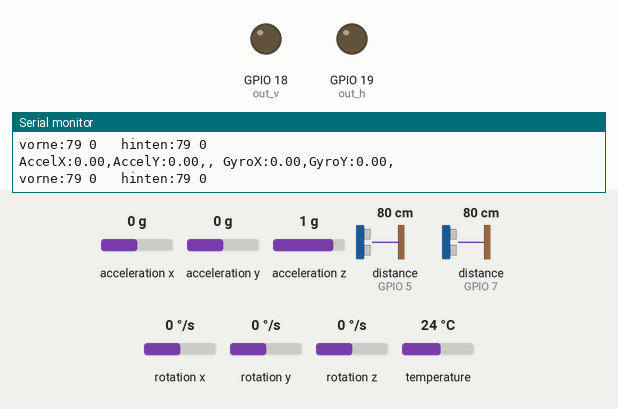
Bench run of a sketch on a simulated ESP32-S3. On the bench: output pins drawn as LEDs (lit = HIGH), the last lines printed to the serial monitor. Wiring (inferred from the names in the program): 2 × ultrasonic range finder: trigger GPIO 4, echo GPIO 5 / trigger GPIO 6, echo GPIO 7. Inputs (shaded band) come from the test bench; at power-on: distance to the obstacle (sensors on GPIO 5, GPIO 7) 80 cm, acceleration x 0 g, acceleration y 0 g, acceleration z 1 g, rotation x 0 °/s, rotation y 0 °/s, rotation z 0 °/s, temperature 24 °C. The echo pulse lasts 58.3 µs per cm; nothing arrives over Bluetooth unless stated; a phone connects over Bluetooth LE 3 s after start; pins used as bus, display or sensor lines are not drawn.

Above: at 1.2 s.
1.3 s: distance to the obstacle (sensor on GPIO 5) set to 18 cm
2.8 s: distance to the obstacle (sensor on GPIO 5) set to 14 cm
At 4.4 s:
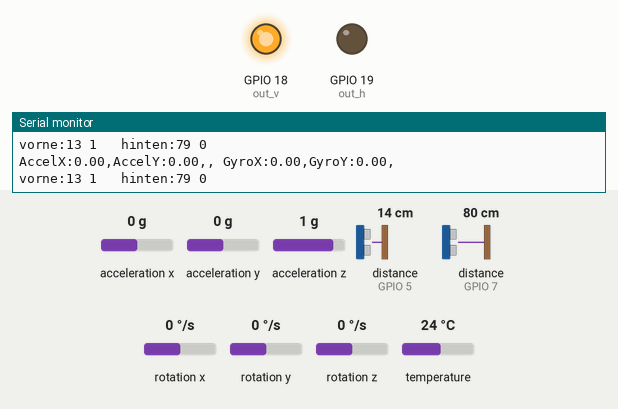
4.7 s: distance to the obstacle (sensor on GPIO 7) set to 35 cm
6.2 s: distance to the obstacle (sensor on GPIO 7) set to 31 cm
At 7.7 s:
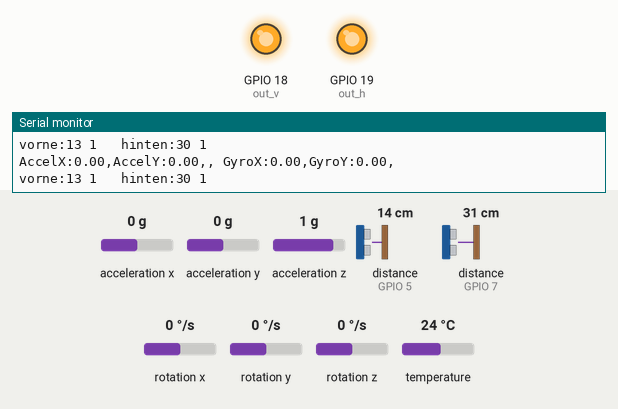
8.0 s: distance to the obstacle (sensor on GPIO 5) set to 35 cm
At 9.4 s:
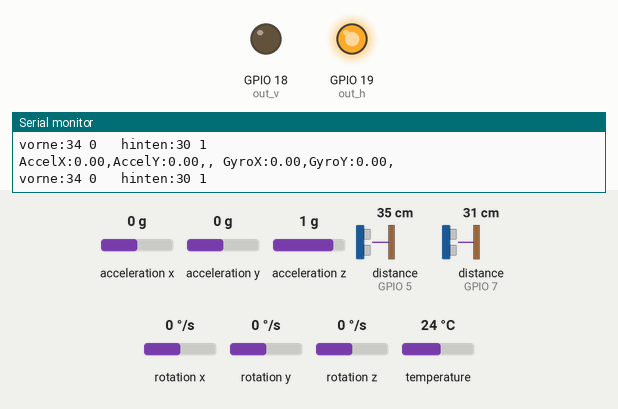
9.7 s: distance to the obstacle (sensor on GPIO 5) set to 2 cm
At 11.2 s:
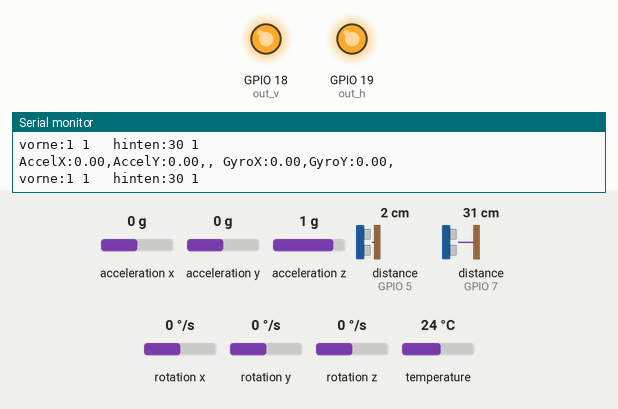
Timing chart, 0 to 12.3 s (numbered marks = the images above; inputs shaded):
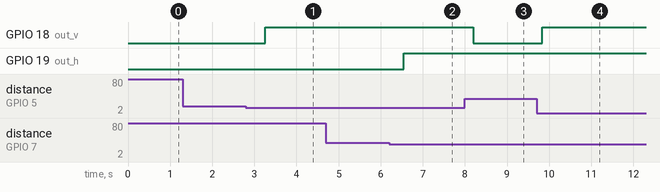

Measured:
- the behaviour switches between 16 and 15 cm on distance to the obstacle (sensor on GPIO 5) (found by bisection; images 0 and 1)
- the behaviour switches between 34 and 33 cm on distance to the obstacle (sensor on GPIO 7) (found by bisection; images 1 and 2)
- after the input at 2.8 s, GPIO 18 (out_v): LOW → HIGH after 0.46 s
- after the input at 6.2 s, GPIO 19 (out_h): LOW → HIGH after 0.35 s
- after the input at 8.0 s, GPIO 18 (out_v): HIGH → LOW after 0.20 s
- after the input at 9.7 s, GPIO 18 (out_v): LOW → HIGH after 0.14 s

The sketch:

BLE_Interface.ino
```cpp
//ultrasonic sensor front
#define trigPin_v  4
#define echoPin_v  5

//ultrasonic sensor back
#define trigPin_h 6
#define echoPin_h 7

//output pin for group "Driving"
#define out_v   18
#define out_h 19

void setup() {
  // put your setup code here, to run once:
  broadcast_Setup();
  GY521_Setup();
  HC_SR04_Setup();
  Serial.begin(2400);
}

void loop() {
  // put your main code here, to run repeatedly:
  broadcast_SM();
  GY521_getSensorData();
  delay(5);
  HC_SR04_getSensorData();
}
```

BLE_BroadcastSERVER.ino
```cpp
#include <Arduino.h>
#include <BLEDevice.h>
#include <BLEUtils.h>
#include <BLEServer.h>
#include <BLE2902.h>

#define potPin 34
#define SERVICE_UUID "87d3e047-840a-4db5-8427-74085e62c4fa"
#define APP_CHARACTERISTIC_UUID "c488982d-59bc-4cdc-a991-76c004c1b279"
#define SENSOR_CHARACTERISTIC_UUID "2130eca3-8769-4b9a-8873-709c6a0d8997"
#define DEVICE_NAME "On Board"

using namespace std;

std::string message;
std::string speed_horizontal;
std::string speed_vertical;
BLEServer *pServer = NULL;
boolean deviceConnected;

class MyServerCallbacks : public BLEServerCallbacks
{
  void onConnect(BLEServer *pServer)
  {
    deviceConnected = true;
  };

  void onDisconnect(BLEServer *pServer)
  {
    deviceConnected = false;
  };
};

BLECharacteristic *pApp_Characteristic;
BLECharacteristic *pSensor_Characteristic;

void broadcast_Setup()
{
  message = "";
  speed_horizontal ="";
  speed_vertical = "";
  Serial.begin(115200);
  BLEDevice::init(DEVICE_NAME);

  // server one
  pServer = BLEDevice::createServer();
  pServer->setCallbacks(new MyServerCallbacks());

  // service one
  BLEService *pAppService = pServer->createService(SERVICE_UUID);
  pApp_Characteristic = pAppService->createCharacteristic(
      APP_CHARACTERISTIC_UUID,
      BLECharacteristic::PROPERTY_NOTIFY);

  pApp_Characteristic->addDescriptor(new BLE2902());
  pAppService->start();

  // service two
  BLEService *pSensorService = pServer->createService(SERVICE_UUID);
  pSensor_Characteristic = pSensorService->createCharacteristic(
                      BLEUUID(SENSOR_CHARACTERISTIC_UUID),
                      BLECharacteristic::PROPERTY_WRITE
                    );

  pSensor_Characteristic->setCallbacks(new BLECharacteristicCallbacks());

  pSensorService->start();
}

void broadcast_SM()
{
  message = "["+speed_horizontal + ","+ speed_vertical + "]";
  if (!deviceConnected)
  {
    pServer->getAdvertising()->start();
  }

  if (deviceConnected)
  {
    pApp_Characteristic->setValue(message);
    pApp_Characteristic->notify();
  }
  delay(500);
}

void broadcast_setMessage(std::string inMessage){
  message = inMessage;
}

void set_horizontal_acc(std::string x){
  speed_horizontal = x;
}

void set_vertical_acc(std::string x){
  speed_vertical = x;
}
```

GY521.ino
```cpp
#include <Adafruit_MPU6050.h>
#include <Adafruit_Sensor.h>
#include <Wire.h>

Adafruit_MPU6050 mpu;
struct direction
{
  bool right;
  bool left;
  bool front;
  bool back;
};

void GY521_Setup()
{
   while (!Serial)
    delay(10); // will pause Zero, Leonardo, etc until serial console opens

  Wire.begin(9, 8);
  Serial.println("Adafruit MPU6050 test!");

  // Try to initialize!
  if (!mpu.begin())
  {
    Serial.println("Failed to find MPU6050 chip");
    while (1)
    {
      delay(10);
    }
  }
  Serial.println("MPU6050 Found!");
}

void GY521_getSensorData()
{
  direction mydirection;
  sensors_event_t a, g, temp;
  mpu.getEvent(&a, &g, &temp);

  if(a.acceleration.x>=0)
  {
    mydirection.right = true;
    mydirection.left = false;

  }
  if(a.acceleration.x <0 )
  {
    mydirection.left = true;
    mydirection.right = false;

  }
  if(a.acceleration.y >= 0)
  {
    mydirection.front = true;
    mydirection.back = false;

  }
   if(a.acceleration.y < 0)
  {
    mydirection.front = false;
    mydirection.back = true;

  }
   /* Print out the values for debugging */
  Serial.print("AccelX:");
  Serial.print(a.acceleration.x);
  Serial.print(",");
  Serial.print("AccelY:");
  Serial.print(a.acceleration.y);
  Serial.print(",");

  Serial.print(", ");
  Serial.print("GyroX:");
  Serial.print(g.gyro.x);
  Serial.print(",");
  Serial.print("GyroY:");
  Serial.print(g.gyro.y);
  Serial.print(",");

  Serial.println("");

  delay(10);
}
```

HC-SR04.ino
```cpp
void HC_SR04_Setup()
{
  pinMode(trigPin_v, OUTPUT);
  pinMode(echoPin_v, INPUT);
  pinMode(trigPin_h, OUTPUT);
  pinMode(echoPin_h, INPUT);

  pinMode(out_v, OUTPUT);
  pinMode(out_h, OUTPUT);
}

int getDistance_in_cm(int trigPin, int echoPin)
{
  long duration;
  int distance;

  // Clears the trigPin
  digitalWrite(trigPin, LOW);
  delayMicroseconds(2);

  // Sets the trigPin on HIGH state for 10 micro seconds
  digitalWrite(trigPin, HIGH);
  delayMicroseconds(10);

  // Sends US
  digitalWrite(trigPin, LOW);

  // Reads the echoPin, returns the sound wave travel time in microseconds
  duration = pulseIn(echoPin, HIGH);

  // Calculating the distance
  distance = duration * 0.034 / 2;
  return distance;
}


bool obstacleStatus (int aktuellerAbstand, int kritischerAbstand)
{
  bool warning = false;
  if(aktuellerAbstand<kritischerAbstand)
  {
    warning = true;
  }
  return warning;
}


void HC_SR04_getSensorData()
{
  int abstand_v = getDistance_in_cm(trigPin_v, echoPin_v);
  int abstand_h = getDistance_in_cm(trigPin_h, echoPin_h);
  bool warning_v = obstacleStatus(abstand_v, 15);
  bool warning_h = obstacleStatus(abstand_h, 33); //18cm vehiclesize

  digitalWrite(out_v, warning_v);
  digitalWrite(out_h, warning_h);

  Serial.print("vorne:");
  Serial.print(abstand_v);
  Serial.print(" ");
  Serial.print(warning_v);
  Serial.print("   ");
  Serial.print("hinten:");
  Serial.print(abstand_h);
  Serial.print(" ");
  Serial.print(warning_h);
  Serial.print("\n");
}
```
